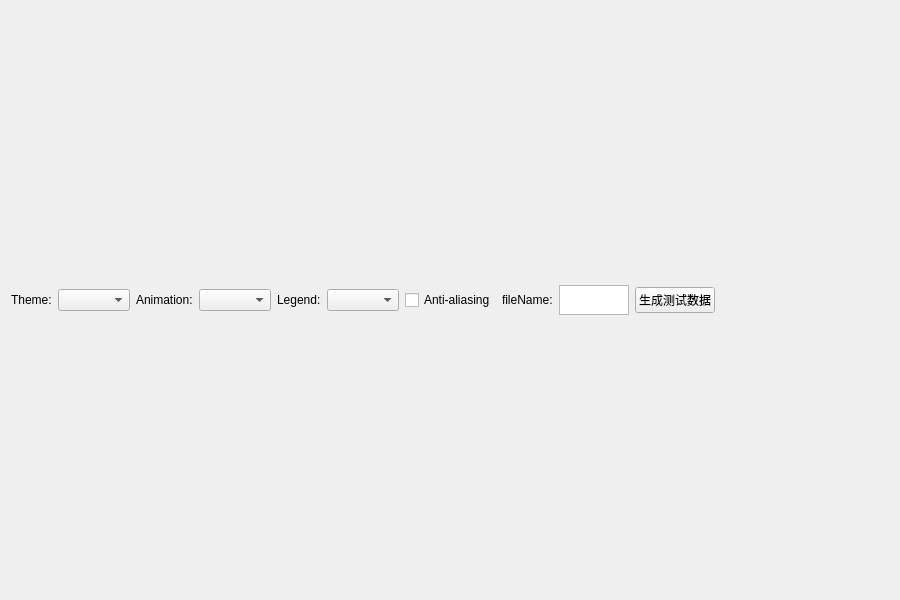
<?xml version="1.0" encoding="UTF-8"?>
<ui version="4.0">
 <class>ThemeWidgetForm</class>
 <widget class="QWidget" name="ThemeWidgetForm">
  <property name="geometry">
   <rect>
    <x>0</x>
    <y>0</y>
    <width>900</width>
    <height>600</height>
   </rect>
  </property>
  <layout class="QGridLayout" name="gridLayout">
   <item row="0" column="0" colspan="3">
    <layout class="QHBoxLayout" name="horizontalLayout">
     <item>
      <widget class="QLabel" name="themeLabel">
       <property name="text">
        <string>Theme:</string>
       </property>
      </widget>
     </item>
     <item>
      <widget class="QComboBox" name="themeComboBox"/>
     </item>
     <item>
      <widget class="QLabel" name="animatedLabel">
       <property name="text">
        <string>Animation:</string>
       </property>
      </widget>
     </item>
     <item>
      <widget class="QComboBox" name="animatedComboBox"/>
     </item>
     <item>
      <widget class="QLabel" name="legendLabel">
       <property name="text">
        <string>Legend:</string>
       </property>
      </widget>
     </item>
     <item>
      <widget class="QComboBox" name="legendComboBox"/>
     </item>
     <item>
      <widget class="QCheckBox" name="antialiasCheckBox">
       <property name="text">
        <string>Anti-aliasing</string>
       </property>
       <property name="checked">
        <bool>false</bool>
       </property>
      </widget>
     </item>
     <item>
      <widget class="QLabel" name="legendLabel_2">
       <property name="text">
        <string>fileName:</string>
       </property>
      </widget>
     </item>
     <item>
      <widget class="QTextEdit" name="textEdit">
       <property name="sizePolicy">
        <sizepolicy hsizetype="MinimumExpanding" vsizetype="Fixed">
         <horstretch>0</horstretch>
         <verstretch>0</verstretch>
        </sizepolicy>
       </property>
       <property name="maximumSize">
        <size>
         <width>70</width>
         <height>30</height>
        </size>
       </property>
      </widget>
     </item>
     <item>
      <widget class="QPushButton" name="pushButton">
       <property name="text">
        <string>生成测试数据</string>
       </property>
      </widget>
     </item>
     <item>
      <spacer name="horizontalSpacer">
       <property name="orientation">
        <enum>Qt::Horizontal</enum>
       </property>
       <property name="sizeHint" stdset="0">
        <size>
         <width>40</width>
         <height>20</height>
        </size>
       </property>
      </spacer>
     </item>
    </layout>
   </item>
  </layout>
 </widget>
 <resources/>
 <connections>
  <connection>
   <sender>themeComboBox</sender>
   <signal>currentIndexChanged(int)</signal>
   <receiver>ThemeWidgetForm</receiver>
   <slot>updateUI()</slot>
   <hints>
    <hint type="sourcelabel">
     <x>20</x>
     <y>20</y>
    </hint>
    <hint type="destinationlabel">
     <x>20</x>
     <y>20</y>
    </hint>
   </hints>
  </connection>
  <connection>
   <sender>antialiasCheckBox</sender>
   <signal>toggled(bool)</signal>
   <receiver>ThemeWidgetForm</receiver>
   <slot>updateUI()</slot>
   <hints>
    <hint type="sourcelabel">
     <x>20</x>
     <y>20</y>
    </hint>
    <hint type="destinationlabel">
     <x>20</x>
     <y>20</y>
    </hint>
   </hints>
  </connection>
  <connection>
   <sender>legendComboBox</sender>
   <signal>currentIndexChanged(int)</signal>
   <receiver>ThemeWidgetForm</receiver>
   <slot>updateUI()</slot>
   <hints>
    <hint type="sourcelabel">
     <x>20</x>
     <y>20</y>
    </hint>
    <hint type="destinationlabel">
     <x>20</x>
     <y>20</y>
    </hint>
   </hints>
  </connection>
  <connection>
   <sender>animatedComboBox</sender>
   <signal>currentIndexChanged(int)</signal>
   <receiver>ThemeWidgetForm</receiver>
   <slot>updateUI()</slot>
   <hints>
    <hint type="sourcelabel">
     <x>20</x>
     <y>20</y>
    </hint>
    <hint type="destinationlabel">
     <x>20</x>
     <y>20</y>
    </hint>
   </hints>
  </connection>
 </connections>
 <slots>
  <slot>updateUI()</slot>
 </slots>
</ui>
